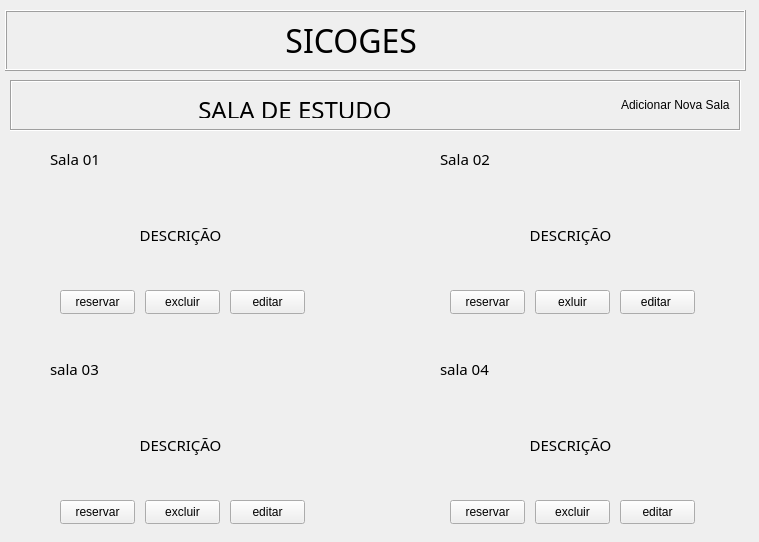
<?xml version="1.0" encoding="UTF-8"?>
<ui version="4.0">
 <class>Widget</class>
 <widget class="QWidget" name="Widget">
  <property name="geometry">
   <rect>
    <x>0</x>
    <y>0</y>
    <width>759</width>
    <height>542</height>
   </rect>
  </property>
  <property name="windowTitle">
   <string>Widget</string>
  </property>
  <widget class="QFrame" name="footer_frame_auditorium">
   <property name="geometry">
    <rect>
     <x>50</x>
     <y>520</y>
     <width>661</width>
     <height>26</height>
    </rect>
   </property>
   <property name="frameShape">
    <enum>QFrame::NoFrame</enum>
   </property>
   <property name="frameShadow">
    <enum>QFrame::Raised</enum>
   </property>
   <layout class="QHBoxLayout" name="horizontalLayout">
    <property name="spacing">
     <number>10</number>
    </property>
    <property name="leftMargin">
     <number>10</number>
    </property>
    <property name="topMargin">
     <number>2</number>
    </property>
    <property name="rightMargin">
     <number>2</number>
    </property>
    <property name="bottomMargin">
     <number>2</number>
    </property>
    <item>
     <widget class="QLabel" name="footer_icon_facebook">
      <property name="maximumSize">
       <size>
        <width>20</width>
        <height>20</height>
       </size>
      </property>
      <property name="text">
       <string/>
      </property>
      <property name="pixmap">
       <pixmap>../../../../../../../../layzacecato-dev_my_projects/github/reposity06_poo_2_bim/controle-salas/ambientes/icons/github.png</pixmap>
      </property>
      <property name="scaledContents">
       <bool>true</bool>
      </property>
      <property name="wordWrap">
       <bool>false</bool>
      </property>
     </widget>
    </item>
    <item>
     <widget class="QLabel" name="footer_icon_likedin">
      <property name="maximumSize">
       <size>
        <width>20</width>
        <height>20</height>
       </size>
      </property>
      <property name="text">
       <string/>
      </property>
      <property name="pixmap">
       <pixmap>../../../../../../../../layzacecato-dev_my_projects/github/reposity06_poo_2_bim/controle-salas/ambientes/icons/linkedin.png</pixmap>
      </property>
      <property name="scaledContents">
       <bool>true</bool>
      </property>
     </widget>
    </item>
    <item>
     <widget class="QLabel" name="footer_icon_git">
      <property name="maximumSize">
       <size>
        <width>20</width>
        <height>20</height>
       </size>
      </property>
      <property name="text">
       <string/>
      </property>
      <property name="pixmap">
       <pixmap>../../../../../../../../layzacecato-dev_my_projects/github/reposity06_poo_2_bim/controle-salas/ambientes/icons/facebook-app-symbol.png</pixmap>
      </property>
      <property name="scaledContents">
       <bool>true</bool>
      </property>
     </widget>
    </item>
   </layout>
  </widget>
  <widget class="QWidget" name="widget_class_meeting_02" native="true">
   <property name="geometry">
    <rect>
     <x>440</x>
     <y>150</y>
     <width>269</width>
     <height>192</height>
    </rect>
   </property>
   <widget class="QLabel" name="subtitle_class_meeting_02">
    <property name="geometry">
     <rect>
      <x>0</x>
      <y>0</y>
      <width>87</width>
      <height>18</height>
     </rect>
    </property>
    <property name="font">
     <font>
      <family>Versa Versa</family>
      <pointsize>11</pointsize>
     </font>
    </property>
    <property name="text">
     <string>Sala 02</string>
    </property>
   </widget>
   <widget class="QPushButton" name="pushButton_reserve_class_meeting_02">
    <property name="geometry">
     <rect>
      <x>10</x>
      <y>140</y>
      <width>75</width>
      <height>24</height>
     </rect>
    </property>
    <property name="text">
     <string>reservar</string>
    </property>
   </widget>
   <widget class="QPushButton" name="pushButton_delete_class_meeting_02">
    <property name="geometry">
     <rect>
      <x>95</x>
      <y>140</y>
      <width>75</width>
      <height>24</height>
     </rect>
    </property>
    <property name="text">
     <string>exluir</string>
    </property>
   </widget>
   <widget class="QPushButton" name="pushButton_edit_class_meeting_02">
    <property name="geometry">
     <rect>
      <x>180</x>
      <y>140</y>
      <width>75</width>
      <height>24</height>
     </rect>
    </property>
    <property name="text">
     <string>editar </string>
    </property>
   </widget>
   <widget class="QLabel" name="label_description_class_meeting_02">
    <property name="geometry">
     <rect>
      <x>10</x>
      <y>40</y>
      <width>241</width>
      <height>91</height>
     </rect>
    </property>
    <property name="font">
     <font>
      <family>Versa Versa</family>
      <pointsize>12</pointsize>
     </font>
    </property>
    <property name="styleSheet">
     <string notr="true"/>
    </property>
    <property name="text">
     <string>&lt;html&gt;&lt;head/&gt;&lt;body&gt;&lt;p&gt;&lt;span style=&quot; font-size:11pt;&quot;&gt;DESCRIÇÃO&lt;/span&gt;&lt;/p&gt;&lt;/body&gt;&lt;/html&gt;</string>
    </property>
    <property name="scaledContents">
     <bool>false</bool>
    </property>
    <property name="alignment">
     <set>Qt::AlignCenter</set>
    </property>
    <property name="wordWrap">
     <bool>true</bool>
    </property>
   </widget>
  </widget>
  <widget class="QWidget" name="widget_class_meeting_03" native="true">
   <property name="geometry">
    <rect>
     <x>50</x>
     <y>360</y>
     <width>270</width>
     <height>191</height>
    </rect>
   </property>
   <widget class="QLabel" name="subtitle_sl_pipa">
    <property name="geometry">
     <rect>
      <x>0</x>
      <y>0</y>
      <width>75</width>
      <height>18</height>
     </rect>
    </property>
    <property name="font">
     <font>
      <family>Versa Versa</family>
      <pointsize>11</pointsize>
     </font>
    </property>
    <property name="text">
     <string>sala 03</string>
    </property>
   </widget>
   <widget class="QPushButton" name="pushButton_reserve_meeting_03">
    <property name="geometry">
     <rect>
      <x>10</x>
      <y>140</y>
      <width>75</width>
      <height>24</height>
     </rect>
    </property>
    <property name="text">
     <string>reservar</string>
    </property>
   </widget>
   <widget class="QPushButton" name="pushButton_13">
    <property name="geometry">
     <rect>
      <x>95</x>
      <y>140</y>
      <width>75</width>
      <height>24</height>
     </rect>
    </property>
    <property name="text">
     <string>excluir</string>
    </property>
   </widget>
   <widget class="QPushButton" name="pushButton_14">
    <property name="geometry">
     <rect>
      <x>180</x>
      <y>140</y>
      <width>75</width>
      <height>24</height>
     </rect>
    </property>
    <property name="text">
     <string>editar</string>
    </property>
   </widget>
   <widget class="QLabel" name="label_7">
    <property name="geometry">
     <rect>
      <x>10</x>
      <y>40</y>
      <width>241</width>
      <height>91</height>
     </rect>
    </property>
    <property name="font">
     <font>
      <family>Versa Versa</family>
      <pointsize>12</pointsize>
     </font>
    </property>
    <property name="styleSheet">
     <string notr="true"/>
    </property>
    <property name="text">
     <string>&lt;html&gt;&lt;head/&gt;&lt;body&gt;&lt;p&gt;&lt;span style=&quot; font-size:11pt;&quot;&gt;DESCRIÇÃO&lt;/span&gt;&lt;/p&gt;&lt;/body&gt;&lt;/html&gt;</string>
    </property>
    <property name="scaledContents">
     <bool>false</bool>
    </property>
    <property name="alignment">
     <set>Qt::AlignCenter</set>
    </property>
    <property name="wordWrap">
     <bool>true</bool>
    </property>
   </widget>
  </widget>
  <widget class="QWidget" name="widget_class_meeting_01" native="true">
   <property name="geometry">
    <rect>
     <x>50</x>
     <y>150</y>
     <width>270</width>
     <height>192</height>
    </rect>
   </property>
   <widget class="QLabel" name="subtitle_class_meeting_01">
    <property name="geometry">
     <rect>
      <x>0</x>
      <y>0</y>
      <width>86</width>
      <height>18</height>
     </rect>
    </property>
    <property name="font">
     <font>
      <family>Versa Versa</family>
      <pointsize>11</pointsize>
     </font>
    </property>
    <property name="text">
     <string>Sala 01</string>
    </property>
   </widget>
   <widget class="QPushButton" name="pushButton_reserve_class_meeting_01">
    <property name="geometry">
     <rect>
      <x>10</x>
      <y>140</y>
      <width>75</width>
      <height>24</height>
     </rect>
    </property>
    <property name="text">
     <string>reservar</string>
    </property>
   </widget>
   <widget class="QPushButton" name="pushButton_delete_class_meeting_01">
    <property name="geometry">
     <rect>
      <x>95</x>
      <y>140</y>
      <width>75</width>
      <height>24</height>
     </rect>
    </property>
    <property name="text">
     <string>excluir</string>
    </property>
   </widget>
   <widget class="QPushButton" name="pushButton_edit_class_meeting_01">
    <property name="geometry">
     <rect>
      <x>180</x>
      <y>140</y>
      <width>75</width>
      <height>24</height>
     </rect>
    </property>
    <property name="text">
     <string>editar</string>
    </property>
   </widget>
   <widget class="QLabel" name="label_description_class_meeting_01">
    <property name="geometry">
     <rect>
      <x>10</x>
      <y>40</y>
      <width>241</width>
      <height>91</height>
     </rect>
    </property>
    <property name="font">
     <font>
      <family>Versa Versa</family>
      <pointsize>12</pointsize>
     </font>
    </property>
    <property name="styleSheet">
     <string notr="true"/>
    </property>
    <property name="text">
     <string>&lt;html&gt;&lt;head/&gt;&lt;body&gt;&lt;p&gt;&lt;span style=&quot; font-size:11pt;&quot;&gt;DESCRIÇÃO&lt;/span&gt;&lt;/p&gt;&lt;/body&gt;&lt;/html&gt;</string>
    </property>
    <property name="scaledContents">
     <bool>false</bool>
    </property>
    <property name="alignment">
     <set>Qt::AlignCenter</set>
    </property>
    <property name="wordWrap">
     <bool>true</bool>
    </property>
   </widget>
  </widget>
  <widget class="QWidget" name="widget_class_meeting_04" native="true">
   <property name="geometry">
    <rect>
     <x>440</x>
     <y>360</y>
     <width>269</width>
     <height>191</height>
    </rect>
   </property>
   <widget class="QLabel" name="subtitle_class_meeting_04">
    <property name="geometry">
     <rect>
      <x>0</x>
      <y>0</y>
      <width>106</width>
      <height>18</height>
     </rect>
    </property>
    <property name="font">
     <font>
      <family>Versa Versa</family>
      <pointsize>11</pointsize>
     </font>
    </property>
    <property name="text">
     <string>sala 04</string>
    </property>
   </widget>
   <widget class="QPushButton" name="pushButton_reserve_class_meeting_04">
    <property name="geometry">
     <rect>
      <x>10</x>
      <y>140</y>
      <width>75</width>
      <height>24</height>
     </rect>
    </property>
    <property name="text">
     <string>reservar</string>
    </property>
   </widget>
   <widget class="QPushButton" name="pushButton_delete_class_meeting_04">
    <property name="geometry">
     <rect>
      <x>95</x>
      <y>140</y>
      <width>75</width>
      <height>24</height>
     </rect>
    </property>
    <property name="text">
     <string>excluir</string>
    </property>
   </widget>
   <widget class="QPushButton" name="pushButton_edit_class_meeting_04">
    <property name="geometry">
     <rect>
      <x>180</x>
      <y>140</y>
      <width>75</width>
      <height>24</height>
     </rect>
    </property>
    <property name="text">
     <string>editar</string>
    </property>
   </widget>
   <widget class="QLabel" name="label_description_class_meeting_04">
    <property name="geometry">
     <rect>
      <x>10</x>
      <y>40</y>
      <width>241</width>
      <height>91</height>
     </rect>
    </property>
    <property name="font">
     <font>
      <family>Versa Versa</family>
      <pointsize>12</pointsize>
     </font>
    </property>
    <property name="styleSheet">
     <string notr="true"/>
    </property>
    <property name="text">
     <string>&lt;html&gt;&lt;head/&gt;&lt;body&gt;&lt;p&gt;&lt;span style=&quot; font-size:11pt;&quot;&gt;DESCRIÇÃO&lt;/span&gt;&lt;/p&gt;&lt;/body&gt;&lt;/html&gt;</string>
    </property>
    <property name="scaledContents">
     <bool>false</bool>
    </property>
    <property name="alignment">
     <set>Qt::AlignCenter</set>
    </property>
    <property name="wordWrap">
     <bool>true</bool>
    </property>
   </widget>
  </widget>
  <widget class="QFrame" name="gridFrame">
   <property name="geometry">
    <rect>
     <x>5</x>
     <y>10</y>
     <width>741</width>
     <height>61</height>
    </rect>
   </property>
   <property name="frameShape">
    <enum>QFrame::Box</enum>
   </property>
   <property name="frameShadow">
    <enum>QFrame::Raised</enum>
   </property>
   <property name="lineWidth">
    <number>1</number>
   </property>
   <layout class="QHBoxLayout" name="horizontalLayout_3">
    <item>
     <widget class="QPushButton" name="pushButton_salaestudo_voltar">
      <property name="sizePolicy">
       <sizepolicy hsizetype="Fixed" vsizetype="Fixed">
        <horstretch>0</horstretch>
        <verstretch>0</verstretch>
       </sizepolicy>
      </property>
      <property name="font">
       <font>
        <family>Versa</family>
        <pointsize>10</pointsize>
       </font>
      </property>
      <property name="layoutDirection">
       <enum>Qt::RightToLeft</enum>
      </property>
      <property name="text">
       <string/>
      </property>
      <property name="icon">
       <iconset theme="go-previous">
        <normaloff>../../controle-salas</normaloff>../../controle-salas</iconset>
      </property>
      <property name="flat">
       <bool>true</bool>
      </property>
     </widget>
    </item>
    <item>
     <widget class="QLabel" name="label_33">
      <property name="font">
       <font>
        <family>Versa</family>
        <pointsize>24</pointsize>
        <italic>false</italic>
        <bold>false</bold>
       </font>
      </property>
      <property name="text">
       <string>                           SICOGES</string>
      </property>
      <property name="alignment">
       <set>Qt::AlignJustify|Qt::AlignVCenter</set>
      </property>
     </widget>
    </item>
   </layout>
  </widget>
  <widget class="QFrame" name="horizontalFrame_3">
   <property name="geometry">
    <rect>
     <x>10</x>
     <y>80</y>
     <width>731</width>
     <height>51</height>
    </rect>
   </property>
   <property name="frameShape">
    <enum>QFrame::Box</enum>
   </property>
   <property name="frameShadow">
    <enum>QFrame::Sunken</enum>
   </property>
   <layout class="QHBoxLayout" name="horizontalLayout_12">
    <item>
     <widget class="QLabel" name="subtitle_environments_meeting">
      <property name="sizePolicy">
       <sizepolicy hsizetype="Preferred" vsizetype="Preferred">
        <horstretch>0</horstretch>
        <verstretch>0</verstretch>
       </sizepolicy>
      </property>
      <property name="maximumSize">
       <size>
        <width>16777215</width>
        <height>25</height>
       </size>
      </property>
      <property name="font">
       <font>
        <family>Versa Versa</family>
        <pointsize>18</pointsize>
       </font>
      </property>
      <property name="text">
       <string>&lt;html&gt;&lt;head/&gt;&lt;body&gt;&lt;p align=&quot;center&quot;&gt;        SALA DE ESTUDO&lt;/p&gt;&lt;/body&gt;&lt;/html&gt;</string>
      </property>
      <property name="alignment">
       <set>Qt::AlignCenter</set>
      </property>
     </widget>
    </item>
    <item>
     <widget class="QPushButton" name="pushButton_adicionar_salaestudo">
      <property name="sizePolicy">
       <sizepolicy hsizetype="Fixed" vsizetype="Fixed">
        <horstretch>0</horstretch>
        <verstretch>0</verstretch>
       </sizepolicy>
      </property>
      <property name="text">
       <string/>
      </property>
      <property name="icon">
       <iconset theme="list-add">
        <normaloff>../../ambientes</normaloff>../../ambientes</iconset>
      </property>
      <property name="autoDefault">
       <bool>false</bool>
      </property>
      <property name="default">
       <bool>false</bool>
      </property>
      <property name="flat">
       <bool>true</bool>
      </property>
     </widget>
    </item>
    <item>
     <widget class="QLabel" name="label_13">
      <property name="sizePolicy">
       <sizepolicy hsizetype="Fixed" vsizetype="Fixed">
        <horstretch>0</horstretch>
        <verstretch>0</verstretch>
       </sizepolicy>
      </property>
      <property name="text">
       <string>Adicionar Nova Sala</string>
      </property>
     </widget>
    </item>
   </layout>
  </widget>
 </widget>
 <resources/>
 <connections/>
</ui>
